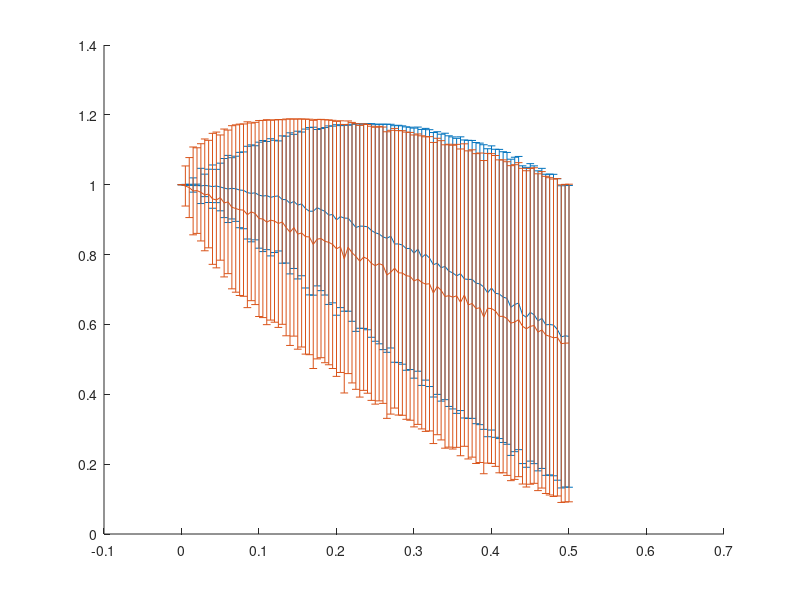
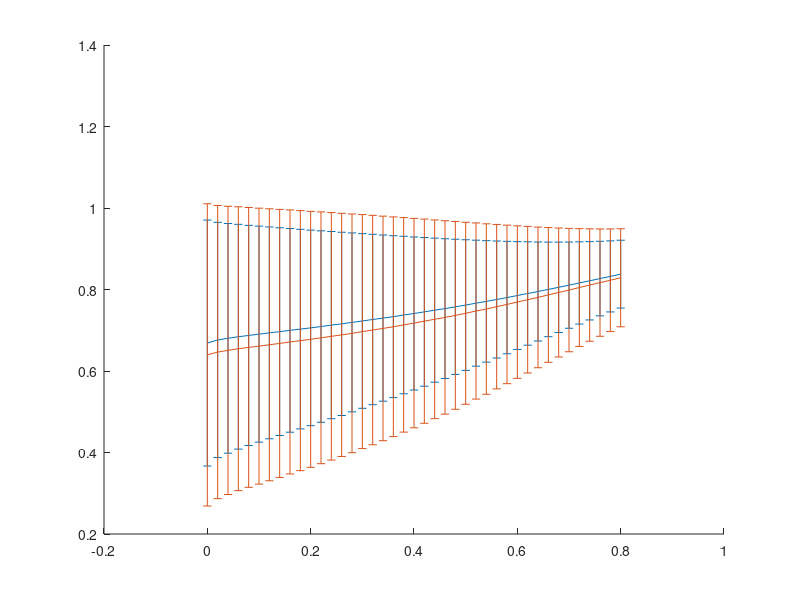
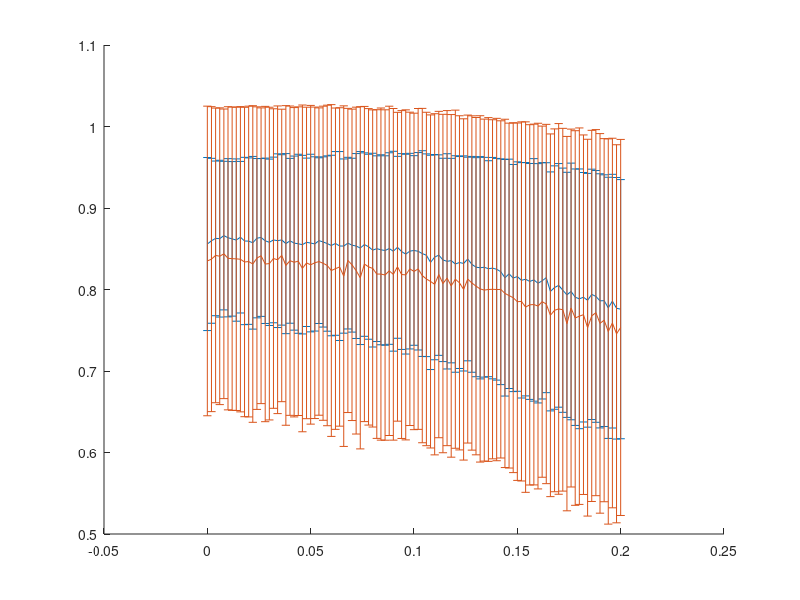

The MATLAB source for these figures, in order:
clear all;
close all;

% PD
X = 0:0.005:0.5;

data = load('F_pd_mean.mat');
Fm = data.Fm;

data = load('F_pd_std.mat');
Fstd = data.Fstd;

data = load('F_pd_mean_dir.mat');
Fm_dir = data.Fm_dir;

data = load('F_pd_std_dir.mat');
Fstd_dir = data.Fstd_dir;

figure;
hold on;
errorbar(X, Fm, Fstd);
errorbar(X, Fm_dir, Fstd_dir);

% T0
X = 0:0.02:0.8;

data = load('F_T0_mean.mat');
Fm = data.Fm;

data = load('F_T0_std.mat');
Fstd = data.Fstd;

data = load('F_T0_mean_dir.mat');
Fm_dir = data.Fm_dir;

data = load('F_T0_std_dir.mat');
Fstd_dir = data.Fstd_dir;

figure;
hold on;
errorbar(X, Fm, Fstd);
errorbar(X, Fm_dir, Fstd_dir);

% sigma
X = 0:0.002:0.2;

data = load('F_sigma_mean.mat');
Fm = data.Fm;

data = load('F_sigma_std.mat');
Fstd = data.Fstd;

data = load('F_sigma_mean_dir.mat');
Fm_dir = data.Fm_dir;

data = load('F_sigma_std_dir.mat');
Fstd_dir = data.Fstd_dir;

figure;
hold on;
errorbar(X, Fm, Fstd);
errorbar(X, Fm_dir, Fstd_dir);